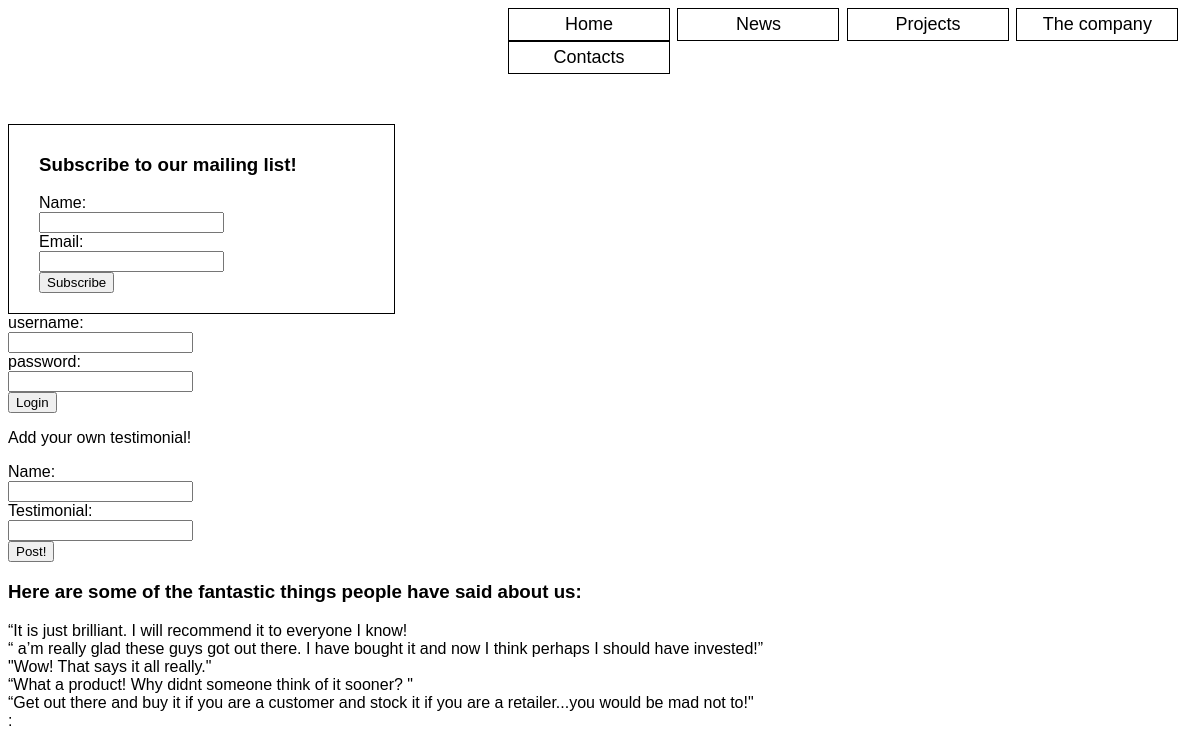
/contacts.php, run on the app's committed database.
### tables this page shows
create table testimonial
   (test        varchar(255)    not null,
    id          numeric(2,0)    not null unique,
    primary key(id));

### contacts.php (the view, shortened to what this page needs)
<!DOCTYPE html>
<html>
<head>
	<link rel="stylesheet" href="main.css">
</head>
<body>
	<nav>
		<a href="index.html">
			<div>Home</div>
		</a>
		<a href="news.php">
			<div>News</div>
		</a>
		<a href="projects.html">
			<div>Projects</div>
		</a>
		<a href="company.php">
			<div>The company</div>
		</a>
		<a href="contacts.php">
			<div>Contacts</div>
		</a>
	</nav>
	<div class="feedback form">
		<h3>Subscribe to our mailing list!</h3>
		<form action="feedback.php">
			Name:<br><input type="text" id="name" name="name"><br>
			Email:<br><input type="text" id="emai1" name="email"><br>
			<input type="submit" value="Subscribe">
		</form>
	</div>
	<div class = "login_form">
		<form action="login.php" method="GET">
			username:<br><input type="text" name="username"><br>
			password:<br><input type="text" name="password"><br>
			<input type="submit" value="Login">
		</form>
	</div>
	<div class = "WallTestimonial">
		<form action="testimonial.php" method="post">
			<p> Add your own testimonial!</p>
			Name:<br><input type="text" name="username"><br>
			Testimonial:<br><input type="text" name="test"><br>
			<input type="submit" value="Post!">
		</form>
	</div>
	<div class="testimonials">
		<h3>Here are some of the fantastic things people have said about us:</h3>
		<?php
			try{
				$host = "db.ist.utl.pt";
				$user = "ist173214";
				$pass = "quhh2828";
				$dbname = $user;
				$db = new PDO("mysql:host=$host;dbname=$dbname", $user, $pass);
				$db->setAttribute(PDO::ATTR_ERRMODE, PDO::ERRMODE_EXCEPTION);
				$sql = "SELECT * FROM testimonial;";
				$result = $db->query($sql);
				foreach($result as $row){
					$text= $row['test'];
					echo($text.'<br>');
				}
			}
			catch ( PDOException $e){
			}
			echo ": ";
		?>
	</div>
</body>
</html>

### main.css (style rules this page uses)
* { font-family: sans-serif; color: black; }
nav { margin-left: 500px; margin-bottom: 50px; }
nav > a { text-decoration: none; }
nav > a > div { font-size: 18px; display: inline-block; border: 1px solid black; padding: 5px; margin-right: 3px; text-align: center; width: 150px; }
.form { width: 30%; border: 1px solid black; position: relative; display: inline-block; }
.feedback { padding: 10px 0 20px 30px; }

### data on the page
testimonial: test "“It is just brilliant. I will recommend it to everyone I know!"
testimonial: test "“ a’m really glad these guys got out there. I have bought it and now I think perhaps I should have invested!”"
testimonial: test "\"Wow! That says it all really.\""
testimonial: test "“What a product! Why didnt someone think of it sooner? \""
testimonial: test "“Get out there and buy it if you are a customer and stock it if you are a retailer...you would be mad not to!\""
